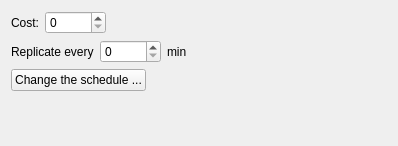
<?xml version="1.0" encoding="UTF-8"?>
<ui version="4.0">
 <class>SitesLinkPartWidget</class>
 <widget class="QWidget" name="SitesLinkPartWidget">
  <property name="geometry">
   <rect>
    <x>0</x>
    <y>0</y>
    <width>398</width>
    <height>146</height>
   </rect>
  </property>
  <property name="windowTitle">
   <string>Form</string>
  </property>
  <layout class="QVBoxLayout" name="verticalLayout">
   <item>
    <layout class="QHBoxLayout" name="horizontalLayout">
     <item>
      <widget class="QLabel" name="cost_label">
       <property name="text">
        <string>Cost:</string>
       </property>
      </widget>
     </item>
     <item>
      <widget class="QSpinBox" name="cost_spbox">
       <property name="maximum">
        <number>10000</number>
       </property>
      </widget>
     </item>
     <item>
      <spacer name="horizontalSpacer">
       <property name="orientation">
        <enum>Qt::Horizontal</enum>
       </property>
       <property name="sizeHint" stdset="0">
        <size>
         <width>40</width>
         <height>20</height>
        </size>
       </property>
      </spacer>
     </item>
    </layout>
   </item>
   <item>
    <layout class="QHBoxLayout" name="horizontalLayout_2">
     <item>
      <widget class="QLabel" name="replicate_label">
       <property name="text">
        <string>Replicate every</string>
       </property>
      </widget>
     </item>
     <item>
      <widget class="QSpinBox" name="replicate_spbox">
       <property name="maximum">
        <number>10000</number>
       </property>
      </widget>
     </item>
     <item>
      <widget class="QLabel" name="min_label">
       <property name="text">
        <string>min</string>
       </property>
      </widget>
     </item>
     <item>
      <spacer name="horizontalSpacer_2">
       <property name="orientation">
        <enum>Qt::Horizontal</enum>
       </property>
       <property name="sizeHint" stdset="0">
        <size>
         <width>40</width>
         <height>20</height>
        </size>
       </property>
      </spacer>
     </item>
    </layout>
   </item>
   <item>
    <layout class="QHBoxLayout" name="horizontalLayout_3">
     <item>
      <widget class="QPushButton" name="schedule_button">
       <property name="text">
        <string>Change the schedule ...</string>
       </property>
      </widget>
     </item>
     <item>
      <spacer name="horizontalSpacer_3">
       <property name="orientation">
        <enum>Qt::Horizontal</enum>
       </property>
       <property name="sizeHint" stdset="0">
        <size>
         <width>40</width>
         <height>20</height>
        </size>
       </property>
      </spacer>
     </item>
    </layout>
   </item>
   <item>
    <spacer name="verticalSpacer">
     <property name="orientation">
      <enum>Qt::Vertical</enum>
     </property>
     <property name="sizeHint" stdset="0">
      <size>
       <width>20</width>
       <height>40</height>
      </size>
     </property>
    </spacer>
   </item>
  </layout>
 </widget>
 <resources/>
 <connections/>
</ui>
